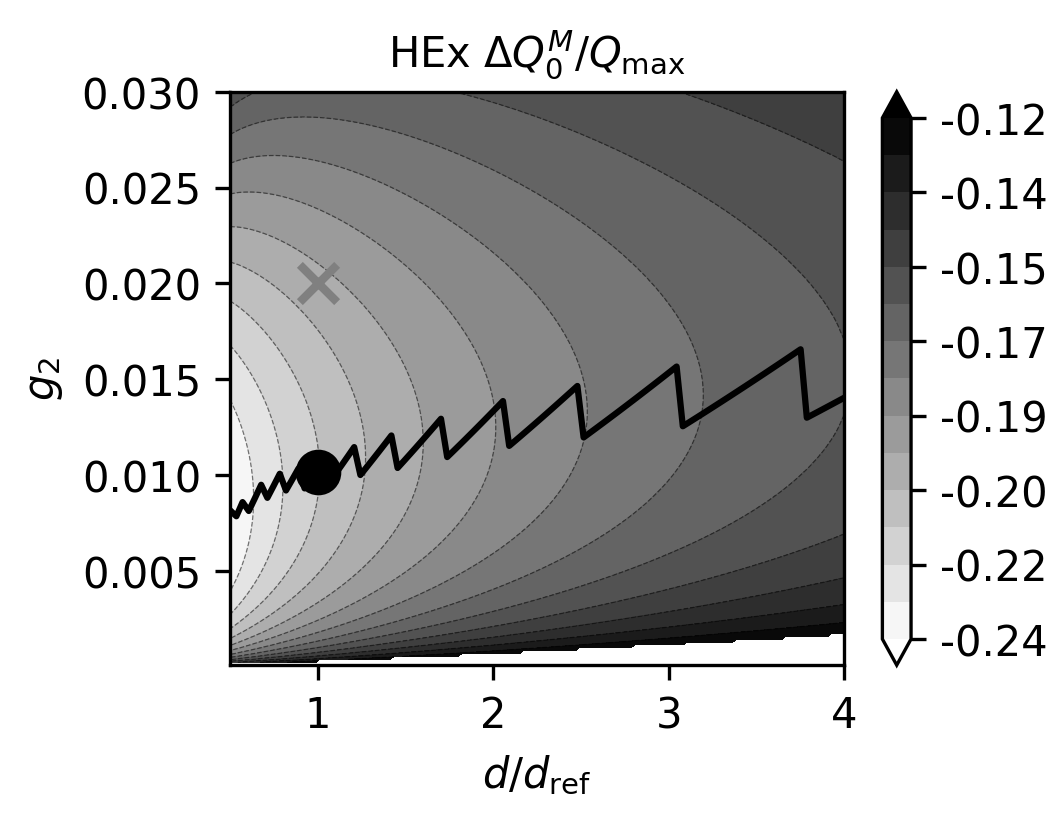

Python code for this plot:
"""
2D contour plot of practical availability vs d_over_d_ref and scaled NTU.
Uses same inputs as newfig4 (Helicopter defaults). Pressure drop includes
multiplier d_over_d_ref**1.407. Y-axis: (NTU/NTU_match)**(-1.704) * (d_over_d_ref)**(-0.704).
"""

import hashlib
import json
import os
from pathlib import Path

import matplotlib.pyplot as plt
import matplotlib.ticker as mtick
import numpy as np
import pandas as pd
import xflow
from scipy.interpolate import griddata
from xflow import (
    calculate_epsilon_ntu_curve,
    calculate_pressure_drop_ratio,
    classical_unavailable_creation_hex,
    practical_unavailable_creation_hex,
)

try:
    from tqdm import tqdm
except ImportError:
    # Fallback if tqdm is not available
    class _TqdmFallback:
        def __init__(self, iterable=None, desc=None, total=None, unit=None, **kwargs):
            self.iterable = iterable
            self.desc = desc or ""
            self.total = total
            self.unit = unit or "it"
            self.n = 0
            if iterable is not None:
                self._iter = iter(iterable)
            else:
                self._iter = None

        def __iter__(self):
            if self._iter is None:
                return self
            return self._iter

        def __next__(self):
            if self._iter is None:
                raise StopIteration
            self.n += 1
            if self.total and self.n <= self.total:
                print(f"\r{self.desc}: {self.n}/{self.total} {self.unit}", end="", flush=True)
            return next(self._iter)

        def update(self, n=1):
            self.n += n
            if self.total:
                print(f"\r{self.desc}: {self.n}/{self.total} {self.unit}", end="", flush=True)
            if self.total and self.n >= self.total:
                print()  # New line when complete

        def close(self):
            if self.total and self.n < self.total:
                print()  # New line if not already printed

    def tqdm(iterable=None, desc=None, total=None, unit=None, **kwargs):
        return _TqdmFallback(iterable, desc, total, unit, **kwargs)


from heat_exchanger.epsilon_ntu import epsilon_ntu

save_dir = os.path.dirname(os.path.abspath(__file__))
DATA_FILE = Path(save_dir) / "newfig5_practical_data.parquet"

# Helicopter defaults (same as newfig4)
DEFAULT_PRESSURE_DROP_ASSUMPTION = "inlet_density"
DEFAULT_C_COLD_OVER_C_HOT = 0.95
DEFAULT_D_R = 0.44
DEFAULT_G2_H = 2e-2
DEFAULT_ST_OVER_F = 0.4
DEFAULT_F_C_OVER_F_H = 1.0
DEFAULT_T = 1.7
DEFAULT_T_DEAD_OVER_T_COLD_IN = 0.52
DEFAULT_P_COLD_IN_OVER_P_HOT_IN = 7.2
DEFAULT_P_HOT_IN_OVER_P_DEAD = 1.03
DEFAULT_P_DEAD_OVER_P_HOT_IN = 1.0 / DEFAULT_P_HOT_IN_OVER_P_DEAD
DEFAULT_GAMMA = 1.4
NTU_REF = 1.479
DEFAULT_MOLAR_MASS_RATIO = 1.0
DEFAULT_A_R = 1.0
DEFAULT_DP_MAX = 0.3
DP_REF = 0.115

# Y-axis type: "ao_over_ao_ref", "dp_over_p_in", "g2h", or "ntu"
Y_AXIS_TYPE = "g2h"  # Options: "ao_over_ao_ref", "dp_over_p_in", "g2h", "ntu"
UNNORMALISED_Y_AXIS_IF_POSS = True  # If True, plot unnormalized values (multiply by reference)

# Sweep: d_over_d_ref from 0.5 to 1.2, 8 values step 0.1
D_OVER_D_REF_VALUES = np.linspace(0.5, 4, 100)  # 0.5, 0.6, ..., 1.2
NTU_MAX_AT_D_REF = 4.0  # NTU max at d/d_ref = 1; for smaller d, NTU max increases (2/d)
NTU_NUM = 100  # number of NTU points per d (sweep resolution)
CONTOUR_GRID_N = 200  # grid size for interpolation; contour smoothness is set by this, not NTU_NUM
NTU_MIN = 0.4
Y_MAX = 0.03


def _ntu_max_for_d(d_over_d_ref, dp_max, dp_ref=DP_REF):
    """NTU max for a given d/d_ref and dp_max.

    Formula: NTU_max = NTU_max_at_d_ref * (DP_max/DP_ref)^(1/4.407) * (d/d_ref)^{-1.407/4.407}
    """
    return NTU_MAX_AT_D_REF * (dp_max / dp_ref) ** (1 / 4.407) * (d_over_d_ref) ** (-1.407 / 4.407)


def _y_axis(d_over_d_ref, ntu, unnormalised=False):
    """Y-axis coordinate based on Y_AXIS_TYPE global variable.

    Options:
    - "ao_over_ao_ref": Ao/Ao_ref = (ntu/NTU_REF)^(-1.704) * (d/d_ref)^(-0.704)
    - "dp_over_p_in": dp/p_in = dp_ref * (d/d_ref)^1.407 * (ntu/NTU_REF)^4.407
    - "g2h": g2h = g2h_ref * ((ntu/NTU_REF)^(-1.704) * (d/d_ref)^(-0.704))^(-2)
    - "ntu": NTU (normalized or unnormalized)

    If unnormalised=True, multiply by reference value to get absolute units.
    """
    match Y_AXIS_TYPE:
        case "ao_over_ao_ref":
            y_norm = (ntu / NTU_REF) ** (-1.704) * (d_over_d_ref) ** (-0.704)
            if unnormalised:
                # Ao_ref is not directly available, but we can compute from g2h_ref
                # Actually, Ao/Ao_ref is dimensionless, so unnormalized doesn't make sense
                # Return as-is (it's already a ratio)
                return y_norm
            return y_norm
        case "dp_over_p_in":
            # Formula: dp/p_in = dp_ref * (d/d_ref)^1.407 * (NTU/NTU_REF)^4.407
            y_norm = (d_over_d_ref) ** 1.407 * (ntu / NTU_REF) ** (4.407)
            if unnormalised:
                # Unnormalized: absolute dp/p_in value
                return y_norm * DP_REF
            # Normalized: dp/dp_ref (DP_REF cancels out)
            return y_norm
        case "g2h":
            ao_over_ao_ref = (ntu / NTU_REF) ** (-1.704) * (d_over_d_ref) ** (-0.704)
            g2h_abs = DEFAULT_G2_H * (ao_over_ao_ref) ** (-2)
            if unnormalised:
                return g2h_abs  # Absolute units
            return g2h_abs / DEFAULT_G2_H  # Normalized
        case "ntu":
            if unnormalised:
                return ntu  # Absolute NTU
            return ntu / NTU_REF  # Normalized NTU
        case _:
            raise ValueError(f"Unknown Y_AXIS_TYPE: {Y_AXIS_TYPE}")


def _get_y_axis_label():
    """Get the y-axis label based on Y_AXIS_TYPE and UNNORMALISED_Y_AXIS_IF_POSS."""
    match Y_AXIS_TYPE:
        case "ao_over_ao_ref":
            if UNNORMALISED_Y_AXIS_IF_POSS:
                return r"$A_o$"  # Unnormalized doesn't really make sense for ratios
            return r"$A_o/A_{o,\mathrm{ref}}$"
        case "dp_over_p_in":
            if UNNORMALISED_Y_AXIS_IF_POSS:
                return r"$\Delta p / p_{\mathrm{in}}$"  # Already dimensionless
            return r"$\Delta p / p_{\mathrm{in}} / (\Delta p / p_{\mathrm{in}})_{\mathrm{ref}}$"
        case "g2h":
            if UNNORMALISED_Y_AXIS_IF_POSS:
                return r"$g_2$"
            return r"$g_2 / g_{2,\mathrm{ref}}$"
        case "ntu":
            if UNNORMALISED_Y_AXIS_IF_POSS:
                return r"$\mathrm{NTU}$"
            return r"$\mathrm{NTU} / \mathrm{NTU}_{\mathrm{ref}}$"
        case _:
            raise ValueError(f"Unknown Y_AXIS_TYPE: {Y_AXIS_TYPE}")


def _get_reference_y_value():
    """Get the y-axis value at the reference point (d=1, NTU=NTU_REF).

    At the reference point:
    - ao_over_ao_ref = 1.0
    - dp_over_p_in = DP_REF (or actual computed value)
    - g2h = DEFAULT_G2_H (normalized: 1.0)
    - ntu = NTU_REF (normalized: 1.0)
    """
    return _y_axis(1.0, NTU_REF, unnormalised=UNNORMALISED_Y_AXIS_IF_POSS)


def _compute_dp_at_ntu_ref(
    c_cold_over_c_hot,
    st_over_f,
    f_c_over_f_h,
    d_r,
    g2_h,
    pressure_drop_ratio,
):
    """Compute dp/p_in_hot at NTU=NTU_REF and d=d_ref using xflow.

    Returns the scalar dp_hot value at the reference point. All other dp values
    can be computed analytically:
        dp(NTU, d) = dp_at_ntu_ref * (NTU / NTU_REF)^4.407 * (d / d_ref)^1.407

    This avoids interpolating a discretized reference curve, eliminating numerical
    artifacts (zigzags) in the optimum line.
    """
    xflow.SHOW_CUBIC = True
    xflow.NTU_MATCH = NTU_REF
    # Generate a small curve around NTU_REF to extract dp at the reference point
    # The cubic formula in xflow anchors at NTU_MATCH, so dp at NTU_MATCH is exact
    ntu_arr, _, dp_hot_arr, _, _ = calculate_epsilon_ntu_curve(
        c_cold_over_c_hot,
        st_over_f,
        f_c_over_f_h,
        d_r,
        g2_h,
        ntu_max=NTU_REF * 1.5,
        dp_max=1.0,  # Large enough to not clip at NTU_REF
        pressure_drop_percent_ratio_cold_over_hot=pressure_drop_ratio,
    )
    dp_at_ntu_ref = float(np.interp(NTU_REF, ntu_arr, dp_hot_arr))
    return dp_at_ntu_ref


def _get_eps_dp_at_d_ntu(
    d_over_d_ref,
    ntu,
    dp_at_ntu_ref,
    c_cold_over_c_hot,
    pressure_drop_ratio,
    dp_max,
):
    """Get epsilon and pressure drops at single (d, NTU). Returns (eps, dp_hot, dp_cold, validity).

    Uses the analytical formula:
        dp_hot = dp_at_ntu_ref * (NTU / NTU_REF)^4.407 * (d / d_ref)^1.407
    """
    dp_hot = dp_at_ntu_ref * (ntu / NTU_REF) ** 4.407 * (d_over_d_ref**1.407)
    dp_cold = pressure_drop_ratio * dp_hot

    if c_cold_over_c_hot <= 1.0:
        C_ratio = c_cold_over_c_hot
    else:
        C_ratio = 1.0 / c_cold_over_c_hot
    eps = epsilon_ntu(
        np.array([ntu]),
        C_ratio,
        exchanger_type="aligned_flow",
        flow_type="counterflow",
        n_passes=1,
    )[0]

    validity = (dp_hot < dp_max) & (dp_cold < dp_max)
    return eps, dp_hot, dp_cold, validity


def _practical_at_d_ntu(
    d_over_d_ref,
    ntu,
    dp_at_ntu_ref,
    c_cold_over_c_hot,
    pressure_drop_ratio,
    t,
    p_cold_in_over_p_hot_in,
    p_dead_over_p_hot_in,
    gamma,
    dp_max,
):
    """Practical unavailable creation at single (d, NTU). Pressure drop = analytical formula."""
    eps, dp_hot, dp_cold, validity = _get_eps_dp_at_d_ntu(
        d_over_d_ref, ntu, dp_at_ntu_ref, c_cold_over_c_hot, pressure_drop_ratio, dp_max
    )

    if not validity:
        return np.nan

    out = practical_unavailable_creation_hex(
        np.array([eps]),
        t,
        np.array([dp_hot]),
        np.array([dp_cold]),
        np.array([True]),
        p_cold_in_over_p_hot_in=p_cold_in_over_p_hot_in,
        p_dead_over_p_hot_in=p_dead_over_p_hot_in,
        gamma=gamma,
    )
    return float(out[0]) if len(out) > 0 else np.nan


def _classical_at_d_ntu(
    d_over_d_ref,
    ntu,
    dp_at_ntu_ref,
    c_cold_over_c_hot,
    pressure_drop_ratio,
    t,
    t_dead_over_t_cold_in,
    gamma,
    dp_max,
    thermal_only=False,
):
    """Classical unavailable creation at single (d, NTU). Pressure drop = analytical formula.

    Parameters:
    -----------
    thermal_only : bool
        If True, calculate with no pressure drop (dp=0). If False, use actual pressure drop.
    """
    eps, dp_hot, dp_cold, validity = _get_eps_dp_at_d_ntu(
        d_over_d_ref, ntu, dp_at_ntu_ref, c_cold_over_c_hot, pressure_drop_ratio, dp_max
    )

    if not validity:
        return np.nan

    if thermal_only:
        # Set pressure drop to zero for thermal-only calculation
        dp_hot = 0.0
        dp_cold = 0.0

    out = classical_unavailable_creation_hex(
        np.array([eps]),
        t,
        np.array([dp_hot]),
        np.array([dp_cold]),
        np.array([True]),
        t_dead_over_t_cold_in=t_dead_over_t_cold_in,
        gamma=gamma,
    )
    return float(out[0]) if len(out) > 0 else np.nan


def _practical_at_d_ntu_thermal_only(
    d_over_d_ref,
    ntu,
    dp_at_ntu_ref,
    c_cold_over_c_hot,
    pressure_drop_ratio,
    t,
    p_cold_in_over_p_hot_in,
    p_dead_over_p_hot_in,
    gamma,
    dp_max,
):
    """Practical unavailable creation at single (d, NTU) with no pressure drop (thermal only)."""
    eps, dp_hot, dp_cold, validity = _get_eps_dp_at_d_ntu(
        d_over_d_ref, ntu, dp_at_ntu_ref, c_cold_over_c_hot, pressure_drop_ratio, dp_max
    )

    if not validity:
        return np.nan

    # Set pressure drop to zero for thermal-only calculation
    dp_hot = 0.0
    dp_cold = 0.0

    out = practical_unavailable_creation_hex(
        np.array([eps]),
        t,
        np.array([dp_hot]),
        np.array([dp_cold]),
        np.array([True]),
        p_cold_in_over_p_hot_in=p_cold_in_over_p_hot_in,
        p_dead_over_p_hot_in=p_dead_over_p_hot_in,
        gamma=gamma,
    )
    return float(out[0]) if len(out) > 0 else np.nan


def _fig4_optimum_ntu(
    dp_at_ntu_ref,
    c_cold_over_c_hot,
    pressure_drop_ratio,
    t,
    p_cold_in_over_p_hot_in,
    p_dead_over_p_hot_in,
    gamma,
    dp_max,
):
    """At d_over_d_ref=1, find NTU that minimizes practical_unavailable_creation (fig4 optimum)."""
    ntu_fine = np.linspace(0.35, NTU_MAX_AT_D_REF, 500)
    vals = []
    for ntu in ntu_fine:
        z = _practical_at_d_ntu(
            1.0,
            ntu,
            dp_at_ntu_ref,
            c_cold_over_c_hot,
            pressure_drop_ratio,
            t,
            p_cold_in_over_p_hot_in,
            p_dead_over_p_hot_in,
            gamma,
            dp_max,
        )
        vals.append(z)
    vals = np.array(vals)
    valid = np.isfinite(vals)
    if not np.any(valid):
        return None
    idx = np.nanargmin(vals)
    return float(ntu_fine[idx])


def _optimal_ntu_line(
    dp_at_ntu_ref,
    c_cold_over_c_hot,
    pressure_drop_ratio,
    t,
    p_cold_in_over_p_hot_in,
    p_dead_over_p_hot_in,
    t_dead_over_t_cold_in,
    gamma,
    dp_max,
    optimize_practical=True,
    ntu_min=NTU_MIN,
):
    """Find optimal NTU for each d/d_ref.

    If optimize_practical=True, minimizes practical unavailable energy and also calculates classical.
    If optimize_practical=False, minimizes classical unavailable energy and also calculates practical.

    Parameters:
    -----------
    ntu_min : float
        Minimum NTU value to use for the optimization sweep. Should match the minimum NTU used in the main sweep.

    Returns (d_values, ntu_opt_values, y_opt_values, z_practical_opt_values, z_classical_opt_values,
             z_practical_thermal_only_opt_values, z_classical_thermal_only_opt_values).
    """
    d_vals = []
    ntu_opt_vals = []
    y_opt_vals = []
    z_practical_opt_vals = []
    z_classical_opt_vals = []
    z_practical_thermal_only_opt_vals = []
    z_classical_thermal_only_opt_vals = []

    # Use a FIXED NTU grid to prevent zigzag artifacts from shifting grid points.
    # Covers the largest range needed (smallest d has highest NTU_max).
    # Invalid points (dp > dp_max) are automatically excluded by validity check.
    ntu_max_global = _ntu_max_for_d(D_OVER_D_REF_VALUES.min(), dp_max)
    ntu_fine = np.linspace(ntu_min, ntu_max_global, NTU_NUM)

    total_d_values = len(D_OVER_D_REF_VALUES)
    for d in tqdm(D_OVER_D_REF_VALUES, desc="Finding optimal NTU", total=total_d_values):
        practical_vals = []
        classical_vals = []

        for ntu in ntu_fine:
            z_practical = _practical_at_d_ntu(
                d,
                ntu,
                dp_at_ntu_ref,
                c_cold_over_c_hot,
                pressure_drop_ratio,
                t,
                p_cold_in_over_p_hot_in,
                p_dead_over_p_hot_in,
                gamma,
                dp_max,
            )
            z_classical = _classical_at_d_ntu(
                d,
                ntu,
                dp_at_ntu_ref,
                c_cold_over_c_hot,
                pressure_drop_ratio,
                t,
                t_dead_over_t_cold_in,
                gamma,
                dp_max,
            )
            practical_vals.append(z_practical)
            classical_vals.append(z_classical)

        practical_vals = np.array(practical_vals)
        classical_vals = np.array(classical_vals)

        if optimize_practical:
            valid = np.isfinite(practical_vals)
            if np.any(valid):
                idx = np.nanargmin(practical_vals[valid])
                idx_original = np.where(valid)[0][idx]
                ntu_opt = float(ntu_fine[idx_original])
                y_opt = _y_axis(d, ntu_opt, unnormalised=UNNORMALISED_Y_AXIS_IF_POSS)
                z_practical_opt = float(practical_vals[idx_original])
                z_classical_opt = float(classical_vals[idx_original])
                # Calculate thermal_only values at the optimum point
                z_practical_thermal_only = _practical_at_d_ntu_thermal_only(
                    d,
                    ntu_opt,
                    dp_at_ntu_ref,
                    c_cold_over_c_hot,
                    pressure_drop_ratio,
                    t,
                    p_cold_in_over_p_hot_in,
                    p_dead_over_p_hot_in,
                    gamma,
                    dp_max,
                )
                z_classical_thermal_only = _classical_at_d_ntu(
                    d,
                    ntu_opt,
                    dp_at_ntu_ref,
                    c_cold_over_c_hot,
                    pressure_drop_ratio,
                    t,
                    t_dead_over_t_cold_in,
                    gamma,
                    dp_max,
                    thermal_only=True,
                )
        else:
            valid = np.isfinite(classical_vals)
            if np.any(valid):
                idx = np.nanargmin(classical_vals[valid])
                idx_original = np.where(valid)[0][idx]
                ntu_opt = float(ntu_fine[idx_original])
                y_opt = _y_axis(d, ntu_opt, unnormalised=UNNORMALISED_Y_AXIS_IF_POSS)
                z_practical_opt = float(practical_vals[idx_original])
                z_classical_opt = float(classical_vals[idx_original])
                # Calculate thermal_only values at the optimum point
                z_practical_thermal_only = _practical_at_d_ntu_thermal_only(
                    d,
                    ntu_opt,
                    dp_at_ntu_ref,
                    c_cold_over_c_hot,
                    pressure_drop_ratio,
                    t,
                    p_cold_in_over_p_hot_in,
                    p_dead_over_p_hot_in,
                    gamma,
                    dp_max,
                )
                z_classical_thermal_only = _classical_at_d_ntu(
                    d,
                    ntu_opt,
                    dp_at_ntu_ref,
                    c_cold_over_c_hot,
                    pressure_drop_ratio,
                    t,
                    t_dead_over_t_cold_in,
                    gamma,
                    dp_max,
                    thermal_only=True,
                )

        if np.any(valid):
            d_vals.append(d)
            ntu_opt_vals.append(ntu_opt)
            y_opt_vals.append(y_opt)
            z_practical_opt_vals.append(z_practical_opt)
            z_classical_opt_vals.append(z_classical_opt)
            z_practical_thermal_only_opt_vals.append(z_practical_thermal_only)
            z_classical_thermal_only_opt_vals.append(z_classical_thermal_only)

    return (
        np.array(d_vals),
        np.array(ntu_opt_vals),
        np.array(y_opt_vals),
        np.array(z_practical_opt_vals),
        np.array(z_classical_opt_vals),
        np.array(z_practical_thermal_only_opt_vals),
        np.array(z_classical_thermal_only_opt_vals),
    )


def _compute_input_hash(**kwargs):
    """Compute hash of input parameters to check if cache is valid."""
    # Create a dictionary of all relevant inputs
    inputs = {
        "c_cold_over_c_hot": kwargs.get("c_cold_over_c_hot"),
        "st_over_f": kwargs.get("st_over_f"),
        "f_c_over_f_h": kwargs.get("f_c_over_f_h"),
        "d_r": kwargs.get("d_r"),
        "g2_h": kwargs.get("g2_h"),
        "t": kwargs.get("t"),
        "p_cold_in_over_p_hot_in": kwargs.get("p_cold_in_over_p_hot_in"),
        "p_dead_over_p_hot_in": kwargs.get("p_dead_over_p_hot_in"),
        "gamma": kwargs.get("gamma"),
        "pressure_drop_assumption": kwargs.get("pressure_drop_assumption"),
        "molar_mass_ratio": kwargs.get("molar_mass_ratio"),
        "a_r": kwargs.get("a_r"),
        "dp_max": kwargs.get("dp_max"),
        "d_over_d_ref_values": D_OVER_D_REF_VALUES.tolist(),
        "ntu_max_at_d_ref": NTU_MAX_AT_D_REF,
        "ntu_num": NTU_NUM,
        "ntu_min": NTU_MIN,
        "ntu_ref": NTU_REF,
        "dp_ref": DP_REF,
        "y_axis_type": Y_AXIS_TYPE,
        "unnormalised_y_axis_if_poss": UNNORMALISED_Y_AXIS_IF_POSS,
    }
    # Convert to JSON string and hash
    input_str = json.dumps(inputs, sort_keys=True)
    return hashlib.md5(input_str.encode()).hexdigest()


def run_sweep_and_plot(
    c_cold_over_c_hot=DEFAULT_C_COLD_OVER_C_HOT,
    st_over_f=DEFAULT_ST_OVER_F,
    f_c_over_f_h=DEFAULT_F_C_OVER_F_H,
    d_r=DEFAULT_D_R,
    g2_h=DEFAULT_G2_H,
    t=DEFAULT_T,
    p_cold_in_over_p_hot_in=DEFAULT_P_COLD_IN_OVER_P_HOT_IN,
    p_dead_over_p_hot_in=DEFAULT_P_DEAD_OVER_P_HOT_IN,
    t_dead_over_t_cold_in=DEFAULT_T_DEAD_OVER_T_COLD_IN,
    gamma=DEFAULT_GAMMA,
    pressure_drop_assumption=DEFAULT_PRESSURE_DROP_ASSUMPTION,
    molar_mass_ratio=DEFAULT_MOLAR_MASS_RATIO,
    a_r=DEFAULT_A_R,
    dp_max=DEFAULT_DP_MAX,
    base_name="newfig5",
):
    """Build 2D sweep (d_over_d_ref, NTU) and plot contour of practical availability."""
    # Check if we can load from cache
    input_hash = _compute_input_hash(
        c_cold_over_c_hot=c_cold_over_c_hot,
        st_over_f=st_over_f,
        f_c_over_f_h=f_c_over_f_h,
        d_r=d_r,
        g2_h=g2_h,
        t=t,
        p_cold_in_over_p_hot_in=p_cold_in_over_p_hot_in,
        p_dead_over_p_hot_in=p_dead_over_p_hot_in,
        gamma=gamma,
        pressure_drop_assumption=pressure_drop_assumption,
        molar_mass_ratio=molar_mass_ratio,
        a_r=a_r,
        dp_max=dp_max,
    )

    load_from_cache = False
    if DATA_FILE.exists():
        try:
            df = pd.read_parquet(DATA_FILE)
            if "input_hash" in df.columns and len(df) > 0:
                cached_hash = df["input_hash"].iloc[0]
                if cached_hash == input_hash:
                    load_from_cache = True
                    print(f"Loading cached data from {DATA_FILE}")
        except Exception as e:
            print(f"Error reading cache: {e}, will recalculate")

    if load_from_cache:
        # Load data from parquet
        df = pd.read_parquet(DATA_FILE)
        # Extract sweep data (where d_over_d_ref is not NaN)
        sweep_mask = df["d_over_d_ref"].notna()
        xx = df[sweep_mask]["d_over_d_ref"].values
        yy = df[sweep_mask]["ao_over_ao_ref"].values
        zz = df[sweep_mask]["dqom_practical_over_qmax"].values
        # Extract optimal line data
        opt_mask = df["d_opt"].notna()
        d_opt_line = df[opt_mask]["d_opt"].values
        y_opt_line = df[opt_mask]["ao_opt"].values
        z_practical_opt_line = df[opt_mask]["dqom_practical_opt"].values
        z_classical_opt_line = df[opt_mask]["dqom_classical_opt"].values
        # Load thermal_only values if they exist, otherwise create NaN arrays
        if "dqom_practical_thermal_only_opt" in df.columns:
            z_practical_thermal_only_opt_line = df[opt_mask]["dqom_practical_thermal_only_opt"].values
        else:
            z_practical_thermal_only_opt_line = np.full(len(d_opt_line), np.nan)
        if "dqom_classical_thermal_only_opt" in df.columns:
            z_classical_thermal_only_opt_line = df[opt_mask]["dqom_classical_thermal_only_opt"].values
        else:
            z_classical_thermal_only_opt_line = np.full(len(d_opt_line), np.nan)
        # Get fig4 optimum
        fig4_row = df[df["is_fig4_opt"]]
        if len(fig4_row) > 0:
            y_opt = float(fig4_row["ao_over_ao_ref"].iloc[0])
        else:
            y_opt = None
    else:
        # Calculate data
        print("Computing sweep data...")
        sigma_r = d_r * a_r if a_r is not None else None
        pressure_drop_ratio = calculate_pressure_drop_ratio(
            pressure_drop_assumption,
            c_cold_over_c_hot,
            t,
            d_r,
            molar_mass_ratio,
            sigma_r,
            p_cold_in_over_p_hot_in,
        )

        # Compute dp/p_in at NTU_REF (reference point); all other dp values are analytical
        dp_at_ntu_ref = _compute_dp_at_ntu_ref(
            c_cold_over_c_hot,
            st_over_f,
            f_c_over_f_h,
            d_r,
            g2_h,
            pressure_drop_ratio,
        )
        print(f"  dp/p_in at NTU_REF (from xflow): {dp_at_ntu_ref:.6f} ({dp_at_ntu_ref * 100:.2f}%)")

        # Fig4 optimum: at d=1, NTU that minimizes practical
        ntu_opt = _fig4_optimum_ntu(
            dp_at_ntu_ref,
            c_cold_over_c_hot,
            pressure_drop_ratio,
            t,
            p_cold_in_over_p_hot_in,
            p_dead_over_p_hot_in,
            gamma,
            dp_max,
        )
        # Compute all derived values at the optimum (d=1)
        if ntu_opt is not None:
            # Compute dp analytically at the optimum
            dp_hot_at_opt = dp_at_ntu_ref * (ntu_opt / NTU_REF) ** 4.407
            dp_hot_at_ref = dp_at_ntu_ref  # By definition

            # Compute all y-axis quantities at optimum
            ao_over_ao_ref_opt = (ntu_opt / NTU_REF) ** (-1.704) * (1.0) ** (-0.704)
            g2h_opt = DEFAULT_G2_H * (ao_over_ao_ref_opt) ** (-2)
            dp_over_p_in_opt = DP_REF * (1.0) ** 1.407 * (ntu_opt / NTU_REF) ** (4.407)
            ntu_norm_opt = ntu_opt / NTU_REF

            print("\n  === Optimum at d/d_ref = 1.0 ===")
            print(f"  NTU: {ntu_opt:.4f} (normalized: {ntu_norm_opt:.4f})")
            print(f"  dp/p_in hot: {dp_hot_at_opt:.6f} ({dp_hot_at_opt * 100:.2f}%)")
            print(f"  dp_opt / dp_ref ratio: {dp_hot_at_opt / dp_hot_at_ref:.4f}")
            print("\n  === All derived values at optimum ===")
            print(f"  Ao/Ao_ref: {ao_over_ao_ref_opt:.6f}")
            print(f"  g2h: {g2h_opt:.6f}")
            print(f"  dp/p_in (from formula): {dp_over_p_in_opt:.6f} ({dp_over_p_in_opt * 100:.2f}%)")
            print(f"  _y_axis(1, ntu_opt) = {_y_axis(1.0, ntu_opt, unnormalised=UNNORMALISED_Y_AXIS_IF_POSS):.6f}")
            print("\n  === Reference point (d=1, NTU=NTU_REF) ===")
            print(f"  NTU: {NTU_REF:.4f}")
            print(f"  dp/p_in hot: {dp_hot_at_ref:.6f} ({dp_hot_at_ref * 100:.2f}%)")
            print("  Ao/Ao_ref: 1.0")
            print(f"  g2h: {DEFAULT_G2_H:.6f}")
            print(f"  _y_axis(1, NTU_REF) = {_get_reference_y_value():.6f}")

            y_opt = _y_axis(1.0, ntu_opt, unnormalised=UNNORMALISED_Y_AXIS_IF_POSS)
        else:
            print("\n  === No optimum found at d/d_ref = 1.0 ===")
            y_opt = None

        # Optimal NTU line: for each d, find optimal NTU (minimizing practical, also calculate classical)
        (
            d_opt_line,
            ntu_opt_line,
            y_opt_line,
            z_practical_opt_line,
            z_classical_opt_line,
            z_practical_thermal_only_opt_line,
            z_classical_thermal_only_opt_line,
        ) = _optimal_ntu_line(
            dp_at_ntu_ref,
            c_cold_over_c_hot,
            pressure_drop_ratio,
            t,
            p_cold_in_over_p_hot_in,
            p_dead_over_p_hot_in,
            t_dead_over_t_cold_in,
            gamma,
            dp_max,
            optimize_practical=True,
            ntu_min=NTU_MIN,
        )

        # 2D sweep: for each d, sweep NTU (NTU max increases for smaller d)
        # For smaller d/d_ref, pressure drop is lower (scaled by d**1.407), so we can go to higher NTU
        xx, yy, zz = [], [], []
        total_d_values = len(D_OVER_D_REF_VALUES)
        total_points = total_d_values * NTU_NUM
        pbar = tqdm(total=total_points, desc="Computing sweep", unit="points")
        for d in D_OVER_D_REF_VALUES:
            ntu_max_d = _ntu_max_for_d(d, dp_max)  # NTU max depends on d and dp_max
            ntu_sweep = np.linspace(NTU_MIN, ntu_max_d, NTU_NUM)
            for ntu in ntu_sweep:
                z = _practical_at_d_ntu(
                    d,
                    ntu,
                    dp_at_ntu_ref,
                    c_cold_over_c_hot,
                    pressure_drop_ratio,
                    t,
                    p_cold_in_over_p_hot_in,
                    p_dead_over_p_hot_in,
                    gamma,
                    dp_max,
                )
                y = _y_axis(d, ntu, unnormalised=UNNORMALISED_Y_AXIS_IF_POSS)
                xx.append(d)
                yy.append(y)
                zz.append(z)
                pbar.update(1)
        pbar.close()

        xx = np.array(xx)
        yy = np.array(yy)
        zz = np.array(zz)
        valid = np.isfinite(zz)
        if not np.any(valid):
            print("No valid practical values in sweep.")
            print(f"Total points: {len(zz)}, Valid points: {np.sum(valid)}")
            return

        print(f"Valid points: {np.sum(valid)}/{len(zz)}")
        print(f"x range: [{xx[valid].min():.3f}, {xx[valid].max():.3f}]")
        print(f"y range: [{yy[valid].min():.3f}, {yy[valid].max():.3f}]")
        print(f"z range: [{zz[valid].min():.3f}, {zz[valid].max():.3f}]")

        # Save data to parquet
        # Create separate DataFrames and concatenate
        sweep_df = pd.DataFrame(
            {
                "input_hash": [input_hash] * len(xx),
                "d_over_d_ref": xx,
                "ao_over_ao_ref": yy,
                "dqom_practical_over_qmax": zz,
                "dqom_classical_over_qmax": [np.nan] * len(xx),  # Not calculated for sweep
                "d_opt": [np.nan] * len(xx),
                "ao_opt": [np.nan] * len(xx),
                "dqom_practical_opt": [np.nan] * len(xx),
                "dqom_classical_opt": [np.nan] * len(xx),
                "dqom_practical_thermal_only_opt": [np.nan] * len(xx),
                "dqom_classical_thermal_only_opt": [np.nan] * len(xx),
                "is_fig4_opt": [False] * len(xx),
            }
        )

        opt_df = pd.DataFrame(
            {
                "input_hash": [input_hash] * len(d_opt_line),
                "d_over_d_ref": [np.nan] * len(d_opt_line),
                "ao_over_ao_ref": [np.nan] * len(d_opt_line),
                "dqom_practical_over_qmax": [np.nan] * len(d_opt_line),
                "dqom_classical_over_qmax": [np.nan] * len(d_opt_line),
                "d_opt": d_opt_line,
                "ao_opt": y_opt_line,
                "dqom_practical_opt": z_practical_opt_line,
                "dqom_classical_opt": z_classical_opt_line,
                "dqom_practical_thermal_only_opt": z_practical_thermal_only_opt_line,
                "dqom_classical_thermal_only_opt": z_classical_thermal_only_opt_line,
                "is_fig4_opt": [False] * len(d_opt_line),
            }
        )

        dfs = [sweep_df, opt_df]

        # Add fig4 optimum point if available
        if y_opt is not None:
            # Calculate dQo^M/Qmax (practical) and dQ0/Qmax (classical) for fig4 optimum
            z_fig4_practical = _practical_at_d_ntu(
                1.0,
                ntu_opt,
                dp_at_ntu_ref,
                c_cold_over_c_hot,
                pressure_drop_ratio,
                t,
                p_cold_in_over_p_hot_in,
                p_dead_over_p_hot_in,
                gamma,
                dp_max,
            )
            z_fig4_classical = _classical_at_d_ntu(
                1.0,
                ntu_opt,
                dp_at_ntu_ref,
                c_cold_over_c_hot,
                pressure_drop_ratio,
                t,
                t_dead_over_t_cold_in,
                gamma,
                dp_max,
            )
            z_fig4_practical_thermal_only = _practical_at_d_ntu_thermal_only(
                1.0,
                ntu_opt,
                dp_at_ntu_ref,
                c_cold_over_c_hot,
                pressure_drop_ratio,
                t,
                p_cold_in_over_p_hot_in,
                p_dead_over_p_hot_in,
                gamma,
                dp_max,
            )
            z_fig4_classical_thermal_only = _classical_at_d_ntu(
                1.0,
                ntu_opt,
                dp_at_ntu_ref,
                c_cold_over_c_hot,
                pressure_drop_ratio,
                t,
                t_dead_over_t_cold_in,
                gamma,
                dp_max,
                thermal_only=True,
            )
            fig4_df = pd.DataFrame(
                {
                    "input_hash": [input_hash],
                    "d_over_d_ref": [1.0],
                    "ao_over_ao_ref": [y_opt],
                    "dqom_practical_over_qmax": [z_fig4_practical],
                    "dqom_classical_over_qmax": [z_fig4_classical],
                    "d_opt": [np.nan],
                    "ao_opt": [np.nan],
                    "dqom_practical_opt": [np.nan],
                    "dqom_classical_opt": [np.nan],
                    "dqom_practical_thermal_only_opt": [z_fig4_practical_thermal_only],
                    "dqom_classical_thermal_only_opt": [z_fig4_classical_thermal_only],
                    "is_fig4_opt": [True],
                }
            )
            dfs.append(fig4_df)

        df = pd.concat(dfs, ignore_index=True)
        df.to_parquet(DATA_FILE)
        print(f"Data saved to {DATA_FILE}")

    # Interpolate onto regular grid for contour (smoothness = CONTOUR_GRID_N, not NTU_NUM)
    # The irregular (x, y, z) points from the sweep are interpolated onto a regular grid
    # for smooth contour plotting. CONTOUR_GRID_N controls smoothness, not NTU_NUM.
    print("Interpolating onto regular grid...")
    valid = np.isfinite(zz)
    x_min, x_max = D_OVER_D_REF_VALUES.min(), D_OVER_D_REF_VALUES.max()
    y_min, y_max = yy[valid].min(), yy[valid].max()
    # Slightly extend for nicer contours
    y_min = max(y_min * 0.95, 1e-5)
    y_max = min(y_max * 1.05, Y_MAX)
    grid_x = np.linspace(x_min, x_max, CONTOUR_GRID_N)
    grid_y = np.linspace(y_min, y_max, CONTOUR_GRID_N)
    X, Y = np.meshgrid(grid_x, grid_y)
    # griddata doesn't support progress bars directly, but we can show a message
    Z = griddata(
        (xx[valid], yy[valid]),
        zz[valid],
        (X, Y),
        method="cubic",
        fill_value=np.nan,
    )

    # Debug: check interpolation result
    # If cubic interpolation fails (e.g., insufficient points), fall back to linear
    z_valid_count = np.sum(np.isfinite(Z))
    print(f"Interpolated Z: {z_valid_count}/{Z.size} valid values")
    if z_valid_count == 0:
        print("Trying linear interpolation instead of cubic...")
        Z = griddata(
            (xx[valid], yy[valid]),
            zz[valid],
            (X, Y),
            method="linear",
            fill_value=np.nan,
        )
        z_valid_count = np.sum(np.isfinite(Z))
        print(f"After linear: {z_valid_count}/{Z.size} valid values")

    plt.rcParams.update(
        {
            "font.size": 10,
            "axes.titlesize": 10,
            "axes.labelsize": 10,
            "xtick.labelsize": 10,
            "ytick.labelsize": 10,
        }
    )
    fig, ax = plt.subplots(figsize=(9 / 2.54, 7 / 2.54))
    ax.set_xlim(x_min, x_max)
    ax.set_ylim(y_min, y_max)
    ax.set_xlabel(r"$d / d_{\mathrm{ref}}$")
    ax.set_ylabel(_get_y_axis_label())

    # Contour plot (practical availability)
    # Check for valid Z values before creating levels
    z_min = np.nanmin(Z)
    z_max = np.nanmax(Z)
    if not (np.isfinite(z_min) and np.isfinite(z_max)):
        print("Warning: No valid Z values for contour plot.")
        return

    levels = np.linspace(z_min, min(0, z_max), 15)
    # Ensure levels don't contain NaN or inf
    levels = levels[np.isfinite(levels)]
    if len(levels) < 2:
        print("Warning: Not enough valid levels for contour plot.")
        return

    cs = ax.contourf(X, Y, Z, levels=levels, cmap="gray_r", extend="both")
    ax.contour(X, Y, Z, levels=levels, colors="k", linewidths=0.3, alpha=0.5)

    # Optimal NTU line: plot line of optimal NTU for each d/d_ref
    if len(d_opt_line) > 0:
        # Filter points within plot bounds
        mask = (d_opt_line >= x_min) & (d_opt_line <= x_max) & (y_opt_line >= y_min) & (y_opt_line <= y_max)
        if np.any(mask):
            ax.plot(
                d_opt_line[mask],
                y_opt_line[mask],
                "k-",
                linewidth=1.5,
                zorder=6,
                label="optimal NTU (practical)",
            )

    # Ref at (1, y_ref): grey cross (y_ref depends on Y_AXIS_TYPE)
    y_ref = _get_reference_y_value()
    ax.scatter([1.0], [y_ref], marker="x", s=80, color="grey", linewidths=2, zorder=5, label="ref")
    # Fig4 optimum: black circle (at d=1, y = y_opt)
    if y_opt is not None and y_min <= y_opt <= y_max:
        ax.scatter(
            [1.0],
            [y_opt],
            s=80,
            facecolors="black",
            edgecolors="black",
            linewidths=2,
            zorder=5,
            label="fig4 opt",
        )
    # ax.legend(loc="upper left", fontsize=9)
    ax.set_title(r"HEx $\Delta Q_0^M / Q_{\mathrm{max}}$")
    plt.colorbar(cs, ax=ax, format=mtick.FormatStrFormatter("%.2f"))
    plt.tight_layout(pad=0.5)

    for ext in ["svg", "tiff", "png"]:
        path = os.path.join(save_dir, f"{base_name}.{ext}")
        fig.savefig(path, dpi=300, facecolor="white", bbox_inches=None, pad_inches=0)
        print(f"Saved {path}")
    plt.close(fig)


if __name__ == "__main__":
    run_sweep_and_plot(
        c_cold_over_c_hot=DEFAULT_C_COLD_OVER_C_HOT,
        st_over_f=DEFAULT_ST_OVER_F,
        f_c_over_f_h=DEFAULT_F_C_OVER_F_H,
        d_r=DEFAULT_D_R,
        g2_h=DEFAULT_G2_H,
        t=DEFAULT_T,
        p_cold_in_over_p_hot_in=DEFAULT_P_COLD_IN_OVER_P_HOT_IN,
        p_dead_over_p_hot_in=DEFAULT_P_DEAD_OVER_P_HOT_IN,
        t_dead_over_t_cold_in=DEFAULT_T_DEAD_OVER_T_COLD_IN,
        gamma=DEFAULT_GAMMA,
        pressure_drop_assumption=DEFAULT_PRESSURE_DROP_ASSUMPTION,
        molar_mass_ratio=DEFAULT_MOLAR_MASS_RATIO,
        a_r=DEFAULT_A_R,
        dp_max=DEFAULT_DP_MAX,
        base_name="newfig5_practical",
    )
